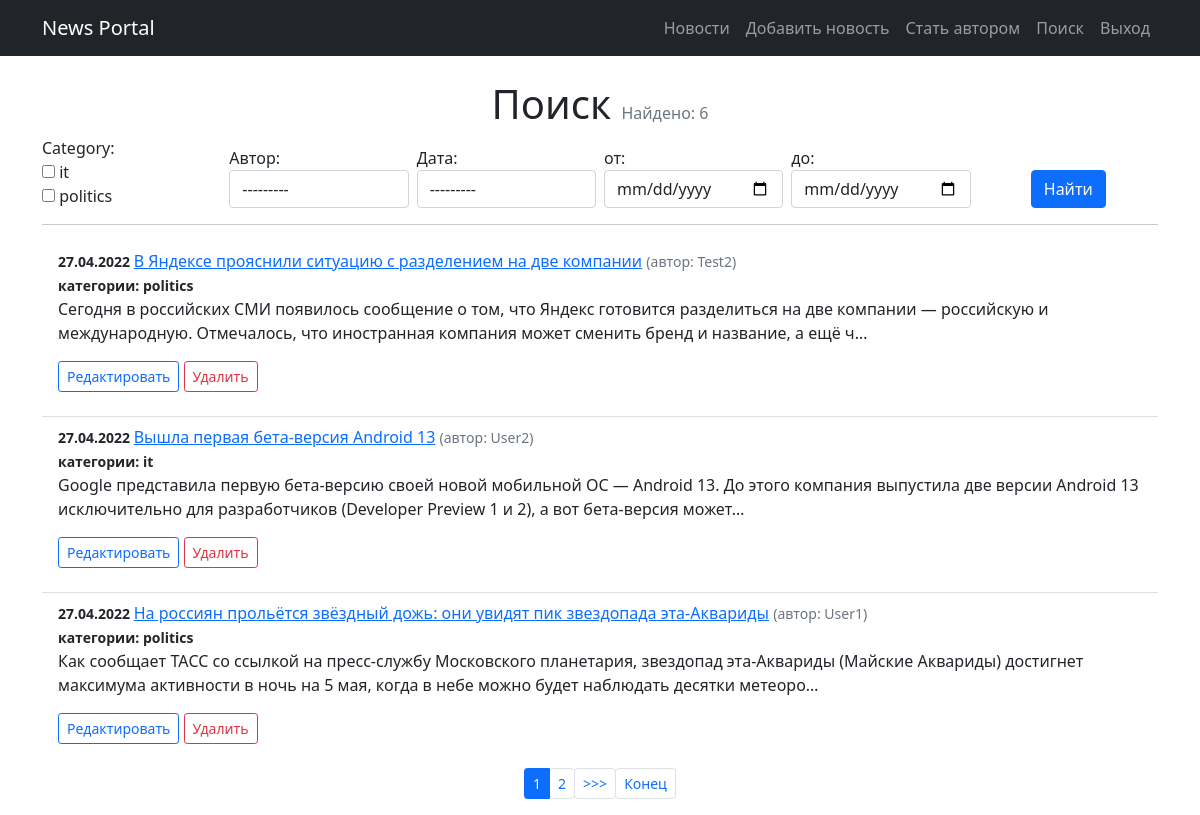
Screenshot of /search/ (signed in) with the database file from the repository.
### news/models.py (models this page shows, shortened)
class Post(models.Model):
    article = 'AR'
    news = 'NW'
    POST_TYPE = [
        (article, 'статья'),
        (news, 'новость'),
    ]
    author = models.ForeignKey(Author, on_delete=models.CASCADE)
    post_type = models.CharField(
        max_length=2, choices=POST_TYPE, default=article)
    date = models.DateTimeField(auto_now_add=True)
    title = models.CharField(max_length=255)
    text = models.TextField()
    rating = models.IntegerField(default=0)
    category = models.ManyToManyField(
        Category, through='PostCategory')

class Author(models.Model):
    username = models.OneToOneField(
        User, on_delete=models.CASCADE, primary_key=True)
    rating = models.IntegerField(default=0)
    def __str__(self):
        return self.username.username.title()

class Category(models.Model):
    name = models.CharField(max_length=255, unique=True)
    def __str__(self):
        return self.name

### news/views.py (the view)
# urls.py: path('search/', NewsSearch.as_view(), name='search'),
class NewsSearch(NewsList):
    template_name = 'news/news_search.html'
    paginate_by = 3
    def get_context_data(self, **kwargs):
        context = super().get_context_data(**kwargs)
        context['filter'] = NewsFilter(
            self.request.GET, queryset=self.get_queryset())
        return context
    def get_queryset(self):
        queryset = super().get_queryset()
        return NewsFilter(self.request.GET, queryset=queryset).qs

### news/templatetags/custom_filters.py (called while the page is built)
@register.filter()
def format_date(value):
    return value.strftime("%d.%m.%Y")

@register.filter()
def censor(text):
    if type(text) != str:
        return "Type error. Is not string"
    for word in CENSOR_WORDS:
        text = re.sub(r'(?:'+word[1:]+'?)[^\s]+',
                      ("*" * (len(word) - 1)), text)
    return text

### news/views.py (called while the page is built)
    def get_context_data(self, **kwargs):
        context = super().get_context_data(**kwargs)
        context['is_not_authors'] = not self.request.user.groups.filter(
            name='authors').exists()
        return context

### templates/news/news_search.html (shortened to what this page needs)
{% extends 'flatpages/default.html' %}
{% load custom_filters %}
{% block content %}
<h1 class="text-center">Поиск <span class="text-muted fs-6 fw-normal">Найдено: {{page_obj.paginator.count }}</span></h1>
<form method="GET" id="my_form" >
    <div class="row g-2  align-items-end">
        {% for field in filter.form %}
        <div class="col">
            {{ field.label_tag }} {{ field }}
        </div>
        {% endfor %}
        <div class="col text-center">
            <input type="submit" value="Найти" class="btn btn-primary ">
        </div>
    </div>
</form>
<hr>
<ul class="list-group list-group-flush">
    {% for newspost in news_list %}
    <li class="list-group-item"> <small class="fw-bold">{{ newspost.date | format_date }} </small>
        <a href="{% url 'news_post' newspost.id %}">{{ newspost.title | censor}}</a>
        <small class="text-muted ">(автор: {{ newspost.author}})</small><br>
        <small class="fw-bold">категории:
            {% for category in newspost.category.all %}
                {{ category }}
            {% endfor %}
        </small>
        <p>{{newspost.text | censor | truncatechars:210}}</p>
        <p>
            <a href="{% url 'news_post_update' newspost.id %}" class="btn btn-outline-primary btn-sm">Редактировать</a>
            <a href="{% url 'news_post_delete' newspost.id %}" class="btn btn-outline-danger btn-sm">Удалить</a>
        </p>
    </li>
    {% endfor %}
</ul>
{% if is_paginated %}
<nav aria-label="...">
    <ul class="pagination pagination-sm justify-content-center">
    {% for num in page_obj.paginator.page_range %}
        {% if page_obj.number == num %}
            <li class="page-item active"><a class="page-link">{{ num }}</a></li>
        {% elif num > page_obj.number|add:'-3' and num < page_obj.number|add:'3' %}
        <li class="page-item"><button form="my_form" name="page" value="{{ num }}" role="button" class="btn btn-link page-link">{{ num }}</button></li>
        {% endif %}
    {% endfor %}
    {% if page_obj.has_next %}
        <li class="page-item"><button form="my_form" name="page" value="{{page_obj.next_page_number}}" role="button" class="btn btn-link page-link">>>></button></li>
        <li class="page-item"><button form="my_form" name="page" value="{{page_obj.paginator.num_pages}}" role="button" class="btn btn-link page-link">Конец</button></li>
    {% endif %}
    </ul>
</nav>
{% endif %}
{% endblock content %}

### rows the page displays
Post: date "27.04.2022", title|censor "В Яндексе прояснили ситуацию с разделением на две компании", author "Test2", text|censor "Сегодня в российских СМИ появилось сообщение о том, что Яндекс готовится разделиться на две компании — российскую и международную. Отмечалось, что иностранная компания может сменить бренд и название, а ещё ч…"
Category: name "politics"
Post: date "27.04.2022", title|censor "Вышла первая бета-версия Android 13", author "User2", text|censor "Google представила первую бета-версию своей новой мобильной ОС — Android 13. До этого компания выпустила две версии Android 13 исключительно для разработчиков (Developer Preview 1 и 2), а вот бета-версия может…"
Category: name "it"
Post: date "27.04.2022", title|censor "На россиян прольётся звёздный дожь: они увидят пик звездопада эта-Аквариды", author "User1", text|censor "Как сообщает ТАСС со ссылкой на пресс-службу Московского планетария, звездопад эта-Аквариды (Майские Аквариды) достигнет максимума активности в ночь на 5 мая, когда в небе можно будет наблюдать десятки метеоро…"

### other values shown
{{ page_obj.paginator.count }} "6"
{{ field.label_tag }} "Category:" "Автор:" "Дата:" "от:" "до:"
{{ num }} "1"
{{ num }} "2"
